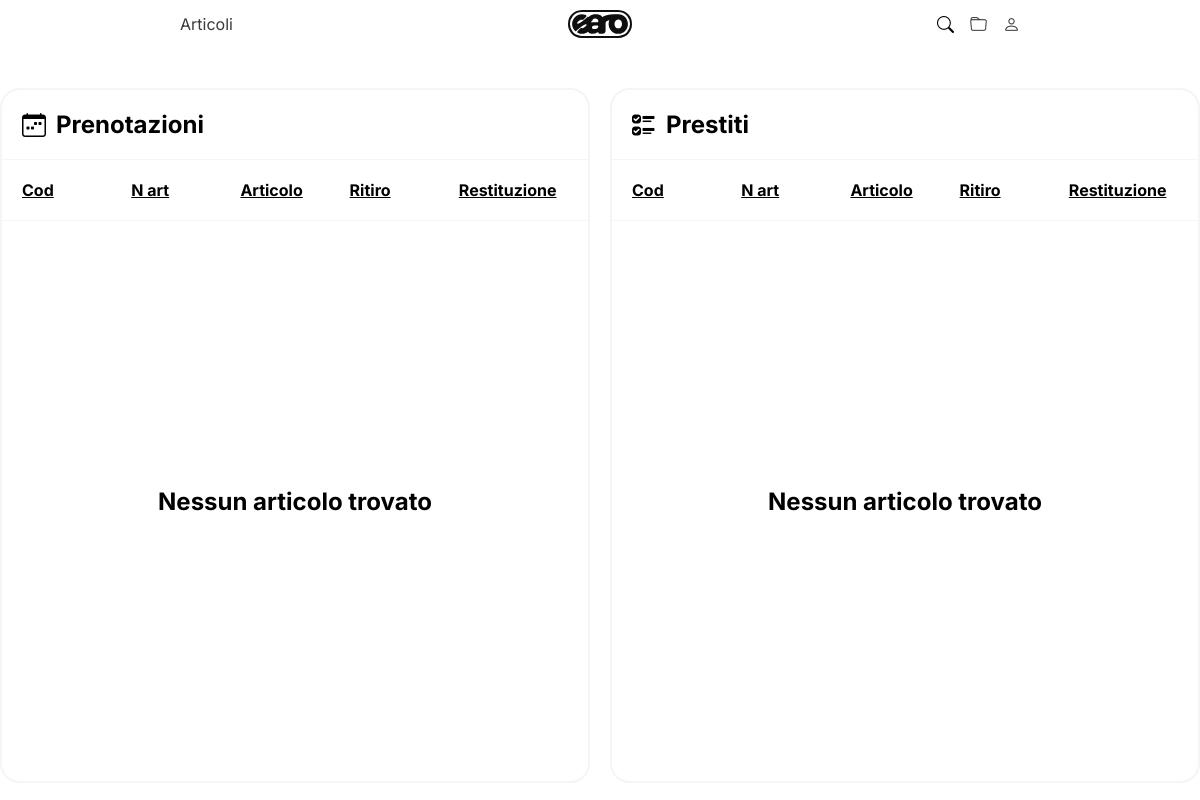
/php/prestitiprenotazioni.php (signed in), run on an earlier commit of the app's database.
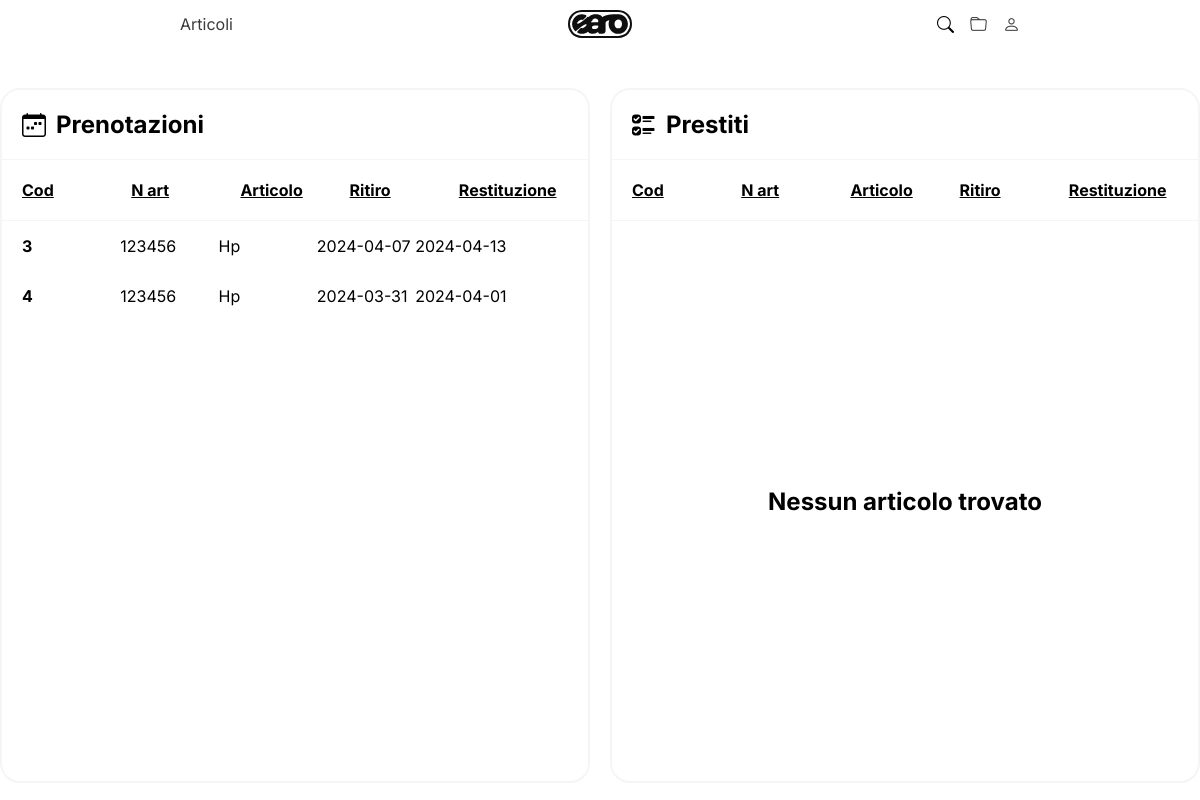
And on a later commit of the database.
### tables this page shows
CREATE TABLE `prenotazioni` (
  `id_prenotazione` int(20) NOT NULL,
  `fk_articolo` int(20) NOT NULL,
  `fk_utente` int(20) NOT NULL,
  `data_ritiro` date NOT NULL,
  `data_restituzione` date NOT NULL
);

CREATE TABLE `articoli` (
  `id_articolo` int(11) NOT NULL,
  `numero_inventario` varchar(11) NOT NULL,
  `stato` set('disponibile','guasto','in prestito','prenotato') NOT NULL,
  `fk_categoria` int(11) NOT NULL,
  `fk_centro` int(11) NOT NULL,
  `nome` varchar(30) NOT NULL,
  `colore` varchar(20) NOT NULL,
  `img` varchar(100) NOT NULL,
  `descrizione` varchar(300) NOT NULL
);

### php/prestitiprenotazioni.php (the view, shortened to what this page needs)
<html>
<head>
    <link rel="stylesheet" type="text/css" href="../css/user.css">
    <link rel="stylesheet" type="text/css" href="../css/general.css">
</head>
<body>
    <nav class="navbar">
        <div class="container">
            <div class="navbar-links-left">
                <a href="./articoli.php">Articoli</a>
            </div>
            <div class="navbar-logo">
                <a href="../index.php"><img src="../img/logo/logo-black.svg" /></a>
            </div>
            <div class="navbar-icons">
                <form id="searchForm" action="./search.php" method="GET">
                    <div class="search-container">
                        <i id="searchIcon" class="bi bi-search"></i>
                    </div>
                </form>
                <?php
                if(isset($_SESSION['user_id'])) {
                    echo '<a href="./prestitiprenotazioni.php"><i class="bi bi-folder"></i></a>
                          <a href="./user.php"><i class="bi bi-person"></i></a>';
                } else {
                    echo '<button class="button-21" role="button" onclick="window.location.href=\'../html/login.html\'">Accedi</button>';
                }
                ?>
            </div>
        </div>
    </nav>
    <section>
        <div class="col-pres">
            <div class="row">
                <div class="account-box">
                    <div class="box-title art">
                        <i class="bi bi-calendar-week icon-title"></i>
                        <h1>Prenotazioni</h1>
                    </div>
                    <div class="line"></div>
                    <div class="box-data top-tab">
                        <p><u><strong>Cod</strong></u></p>
                        <p><u><strong>N art</strong></u></p>
                        <p><u><strong>Articolo</strong></u></p>
                        <p><u><strong>Ritiro</strong></u></p>
                        <p><u><strong>Restituzione</strong></u></p>
                    </div>
                    <div class="line"></div>
                    <div class="scrollable-section">
                        <?php
                            require_once './db.php';
                            if (isset($_SESSION['user_id'])) {
                                $idutente = $_SESSION['user_id'];
                                $sql = "SELECT * FROM prenotazioni WHERE fk_utente = ?";
                                $stmt = $conn->prepare($sql);
                                $bindResult = $stmt->bind_param("i", $idutente);
                                $executeResult = $stmt->execute();
                                $result = $stmt->get_result();
                                if ($result->num_rows > 0) {
                                    while ($row = $result->fetch_assoc()) {
                                        $idprenotazione = $row['id_prenotazione'];
                                        $fk_articolo = $row['fk_articolo'];
                                        $dataritiro = $row['data_ritiro'];
                                        $datarestituzione = $row['data_restituzione'];
                                        $sql = "SELECT * FROM articoli WHERE id_articolo = ?";
                                        $stmt = $conn->prepare($sql);
                                        $bindResult = $stmt->bind_param("i", $fk_articolo);
                                        $executeResult = $stmt->execute();
                                        $resultArticolo = $stmt->get_result();
                                        $rowArticolo = $resultArticolo->fetch_assoc();
                                        echo '<div class="box-data">
                                                <div class="articolo">
                                                    <p><strong>'.$idprenotazione.'</strong></p>
                                                    <p>'.$rowArticolo['numero_inventario'].'</p>
                                                    <p>'.ucfirst($rowArticolo['nome']).'</p>
                                                    <p>'.$dataritiro.'</p>
                                                    <p>'.$datarestituzione.'</p>
                                                </div>
                                            </div>';
                                    }
                                } else {
                                    echo "<div class='no-data'><strong><p>Nessun articolo trovato</p></strong></div>";
                                }
                            } else {
                                header('Location: login.php');
                            }
                        ?>
                    </div>
                </div>
                <div class="account-box prest-pren-margin">
                    <div class="box-title art">
                        <i class="bi bi-ui-checks icon-title"></i>
                        <h1>Prestiti</h1>
                    </div>
                    <div class="line"></div>
                    <div class="box-data top-tab">
                        <p><u><strong>Cod</strong></u></p>
                        <p><u><strong>N art</strong></u></p>
                        <p><u><strong>Articolo</strong></u></p>
                        <p><u><strong>Ritiro</strong></u></p>
                        <p><u><strong>Restituzione</strong></u></p>
                    </div>
                    <div class="line"></div>
                    <div class="scrollable-section">
                        <?php
                            require_once './db.php';
                            if (isset($_SESSION['user_id'])) {
                                $idutente = $_SESSION['user_id'];
                                $sql = "SELECT * FROM prestiti WHERE fk_utente = ?";
                                $stmt = $conn->prepare($sql);
                                $bindResult = $stmt->bind_param("i", $idutente);
                                $executeResult = $stmt->execute();
                                $result = $stmt->get_result();
                                if ($result->num_rows > 0) {
                                    while ($row = $result->fetch_assoc()) {
                                        $idprenotazione = $row['id_prestito'];
                                        $fk_articolo = $row['fk_articolo'];
                                        $dataritiro = $row['data_inizio_prestito'];
                                        $datascadenza = $row['data_scadenza_prestito'];
                                        $datarestituzione = $row['data_restituzione'];
                                        $sql = "SELECT * FROM articoli WHERE id_articolo = ?";
                                        $stmt = $conn->prepare($sql);
                                        $bindResult = $stmt->bind_param("i", $fk_articolo);
                                        $executeResult = $stmt->execute();
                                        $resultArticolo = $stmt->get_result();
                                        $rowArticolo = $resultArticolo->fetch_assoc();
                                        echo '<div class="box-data">
                                                <div class="articolo">
                                                    <p><strong>'.$idprestito.'</strong></p>
                                                    <p>'.$rowArticolo['numero_inventario'].'</p>
                                                    <p>'.ucfirst($rowArticolo['nome']).'</p>
                                                    <p>'.$dataritiro.'</p>
                                                    <p>'.$datascadenza.'</p>';
                                                    if (!empty($datarestituzione)) {
                                                        echo '<p>'.$datarestituzione.'</p>';
                                                    }
                                        echo '  </div>
                                            </div>';
                                    }
                                } else {
                                    echo "<div class='no-data'><strong><p>Nessun articolo trovato</p></strong></div>";
                                }
                            } else {
                                header('Location: login.php');
                            }
                        ?>
                    </div>
                </div>
            </div>
        </div>
    </section>
</body>
</html>

### css/user.css (style rules this page uses)
.account-box { border-radius: 20px; border: 2px solid #f5f5f5; display: flex; flex-direction: column; align-items: start; width: 50%; height: auto; }
.line { height: 1px; background-color: #f5f5f5; width: 100%; }
.row { display: flex; justify-content: space-between; align-items: center; flex-direction: row; width: 100%; max-width: 1300px; }
.col-pres { display: flex; justify-content: center; align-items: center; flex-direction: column; width: 100%; padding-top: 40px; }
.box-title { display: flex; justify-content: space-between; align-items: center; flex-direction: row; width: calc(100% - 50px); margin: 20px; }
.box-title h1 { font-size: 24px; margin: 0; }
.art { justify-content: start; }
.icon-title { margin-right: 10px; font-size: 24px; }
.box-data { display: flex; flex-direction: row; justify-content: space-between; align-items: start; width: calc(100% - 40px); margin: 0 20px; height: auto; }
.articolo p { margin: 0; }
.box-data p { width: 100%; margin: 0; }
.prest-pren-margin { margin-left: 20px; }
.articolo { display: flex; flex-direction: row; justify-content: space-between; align-items: center; width: 90%; margin: 15px 0; }
.top-tab { margin: 20px 20px; display: flex; flex-direction: row; justify-content: space-between; align-items: center; }
.scrollable-section { overflow-y: auto; height: 70vh; width: 100%; }
.no-data { display: flex; justify-content: center; align-items: center; flex-direction: column; width: 100%; height: 100%; font-size: 24px; }

### css/general.css (style rules this page uses)
html, body { margin: 0px; font-family: "Inter"; }
.navbar { background: rgb(255, 255, 255); background: linear-gradient(180deg, rgba(255, 255, 255, 1) -15%, rgba(255, 255, 255, 0) 130%); backdrop-filter: blur(20px); padding: 0 15vw; position: sticky; overflow: hidden; top: 0; z-index: 9999; height: 48px; align-items: center; display: flex; justify-content: center; }
.container { display: flex; justify-content: space-between; align-items: center; max-width: 1024px; }
.navbar-links-left { width: 30vw; display: flex; gap: 32px; }
.navbar a { color: #3a3a3a; text-decoration: none; }
.navbar-logo { flex-grow: 1; text-align: center; width: 10vw; }
.navbar-logo img { height: 28px; width: auto; }
.navbar-icons { display: flex; justify-content: flex-end; width: 30vw; height: 20px; gap: 16px; align-items: center; }
.navbar-icons i { align-items: center; font-size: 17px; }
.search-container { position: relative; }
#searchform { right: 0; top: 0; bottom: 0; left: 0; height: 0%; }

What changed in the data, as far as the page shows it:
added prenotazioni: id_prenotazione "3", articoli.numero_inventario "123456", articoli.nome "Hp", data_ritiro "2024-04-07", data_restituzione "2024-04-13"
added prenotazioni: id_prenotazione "4", articoli.numero_inventario "123456", articoli.nome "Hp", data_ritiro "2024-03-31", data_restituzione "2024-04-01"
Also different on the page:
text no longer shown: "Nessun articolo trovato"
